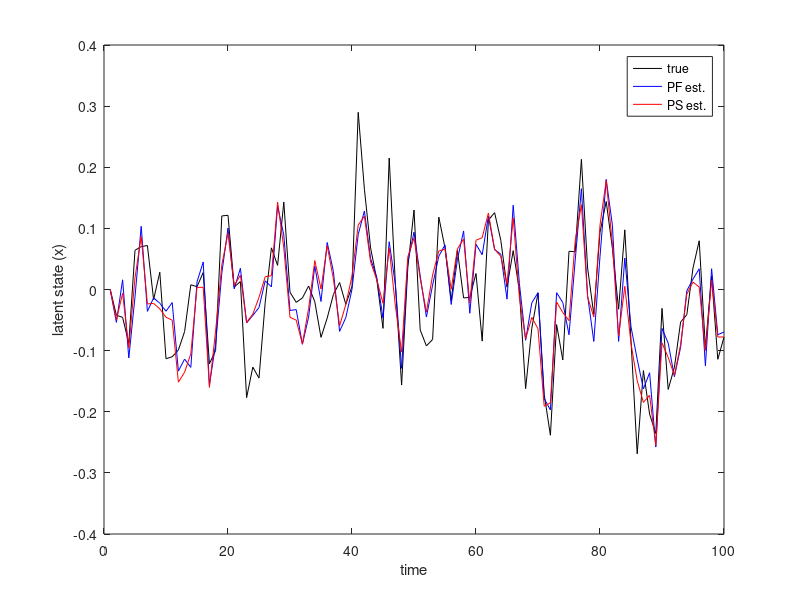

The MATLAB source for this figure:
%-------------------------------------------------------------------
% Simple introductionary example to particle filtering
% in a linear Gaussian state space model
%
% Written by: Johan Dahlin, Linköping University, Sweden
%             (johan.dahlin (at) isy.liu.se)
%
% Copyright (c) 2013 Johan Dahlin [ johan.dahlin (at) liu.se ]
%               
% Date:       2013-03-20
%
%-------------------------------------------------------------------

clear all;

%-------------------------------------------------------------------
% Parameters
%-------------------------------------------------------------------
sys.a=0.5;              % Scale parameter in the process model
sys.c=1;                % Scale parameter in the observation model
sys.sigmav=0.1;         % Standard deviation of the process noise
sys.sigmae=0.1;         % Standard deviation of the measurement noise
sys.T=100;              % Number of time steps
par.N=1000;             % Number of particles
par.Ns=100;
par.M=20;

%-------------------------------------------------------------------
% Generate data
%-------------------------------------------------------------------
% The system is
% x(t+1) = sys.a * x(t) + v(t),   v~N(0,sys.sigmav^2)
% y(t)   = sys.c * x(t) + e(t),   e~N(0,sys.sigmae^2)
%

% Set initial state
x(1)=0;            

for tt=1:sys.T
   x(tt+1) =sys.a*x(tt)+sys.sigmav*randn; 
   y(tt)   =sys.c*x(tt)+sys.sigmae*randn;
end
x=x(1:sys.T);

%-------------------------------------------------------------------
% Particle filter
%-------------------------------------------------------------------
p(:,1)=zeros(par.N,1);  % Set initial particle states

for tt=1:sys.T
   % Selection (resampling) and mutation (propagation)
   if ~(tt==1)
      a(:,tt)=randsample(par.N,par.N,'true',W(:,tt-1));
      p(:,tt)=sys.a*p(a(:,tt),tt-1)+sys.sigmav*randn(par.N,1);
   end
   
   % Calculate log-weights (for increased accuracy)
   %w(:,tt)=normpdf(y(tt),sys.c*p(:,tt),sys.sigmae);
   w(:,tt) = -0.5*log(2*pi*sys.sigmae^2) - 0.5/sys.sigmae^2.*( y(tt)-sys.c*p(:,tt) ).^2;
   
   % Transform weights to usual base
   wmax = max( w(:,tt) );
   w(:,tt) = exp( w(:,tt) - wmax );
   
   % Normalise of weights
   W(:,tt)=w(:,tt)/sum(w(:,tt));
   
   % Calculate state estimate
   xhatPF(tt)=W(:,tt)'*p(:,tt);
end

%-------------------------------------------------------------------
% Metropolis-Hastings Forward-Filtering Backward-Sampling
%-------------------------------------------------------------------

for ii=1:par.Ns
    % Sample a single particle at t=T
    pIdx=randsample(par.N,1,'true',W(:,sys.T));
    ps(ii,sys.T)=p(pIdx,sys.T);
    as(ii,sys.T)=a(pIdx,sys.T);
    
    for tt=sys.T-1:-1:2
        % Sample the ancestor of the particle in the future time step
        ps(ii,tt)=p(as(ii,tt+1),tt);
        as(ii,tt)=a(as(ii,tt+1),tt);
        
        % MH-sampler
        for mm=1:par.M
            % Propose a new state
            pIdx=randsample(par.N,1,'true',W(:,tt));
            pstar=p(pIdx,tt);
            
            % Calculate acceptance probability
            aprob=normpdf(ps(ii,tt+1),sys.a*pstar,sys.sigmav)...
                 /normpdf(ps(ii,tt+1),sys.a*ps(ii,tt),sys.sigmav);
            
            % Accept/reject step
            if rand < aprob
                % accept
                ps(ii,tt)=pstar;
                as(ii,tt)=a(pIdx,tt);
            end                    
        end
    end
end

xhatPS=mean(ps,1);

%-------------------------------------------------------------------
% Plot the true and estimated states
%-------------------------------------------------------------------
plot(1:sys.T,x,'k',1:sys.T,xhatPF,'b',1:sys.T,xhatPS,'r');
xlabel('time'); ylabel('latent state (x)');
legend('true','PF est.','PS est.');


mean((x-xhatPF).^2)
mean((x-xhatPS).^2)
